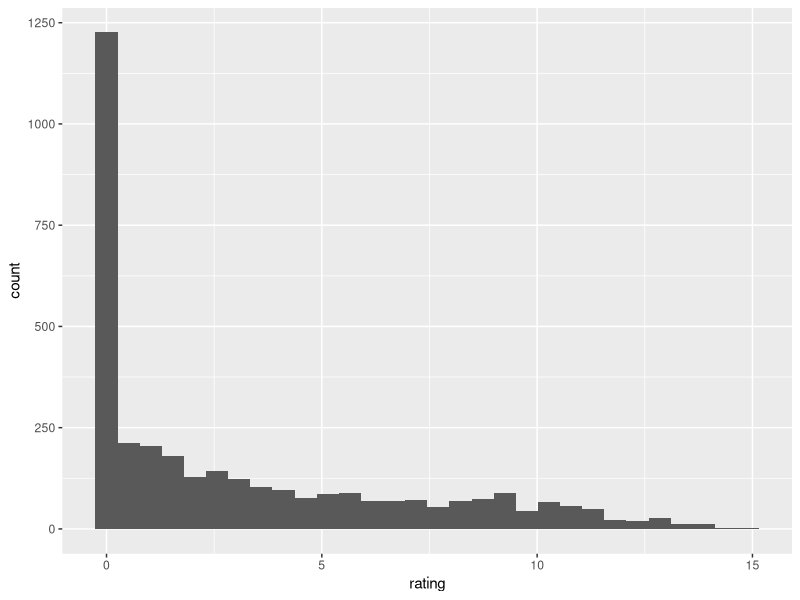
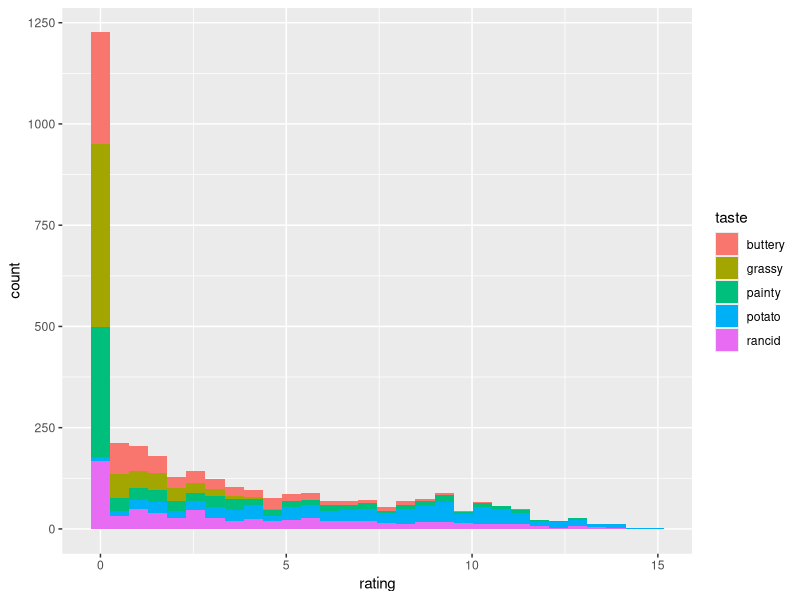
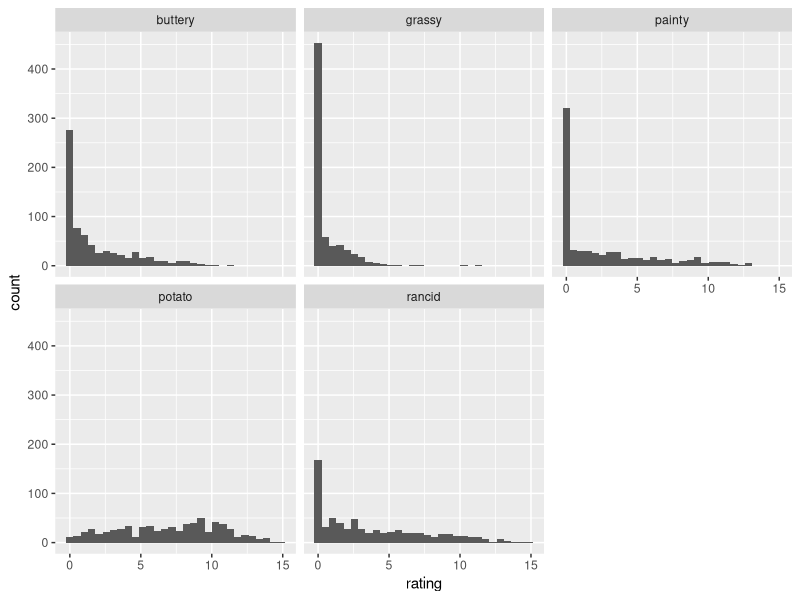
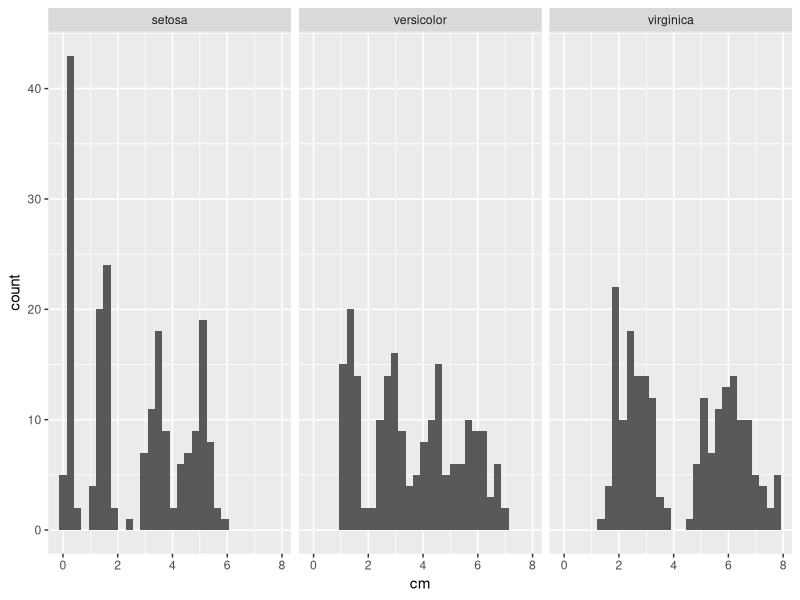
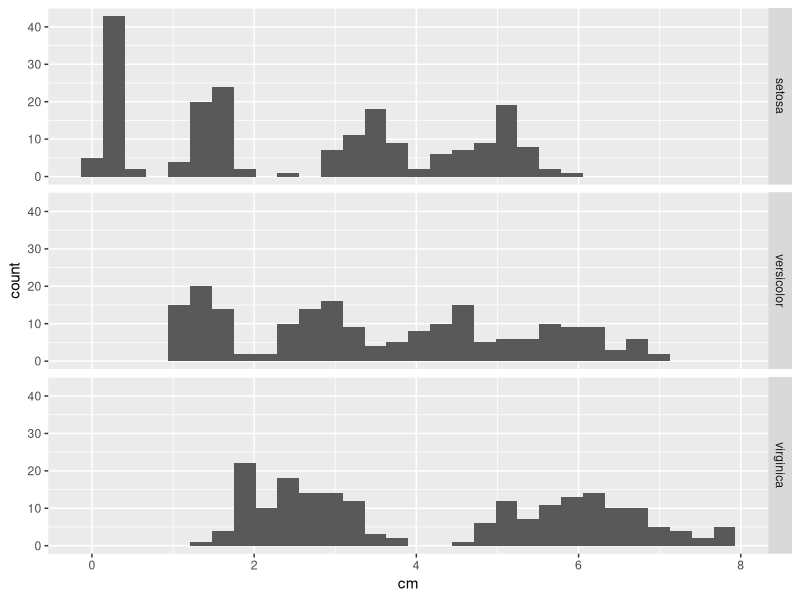
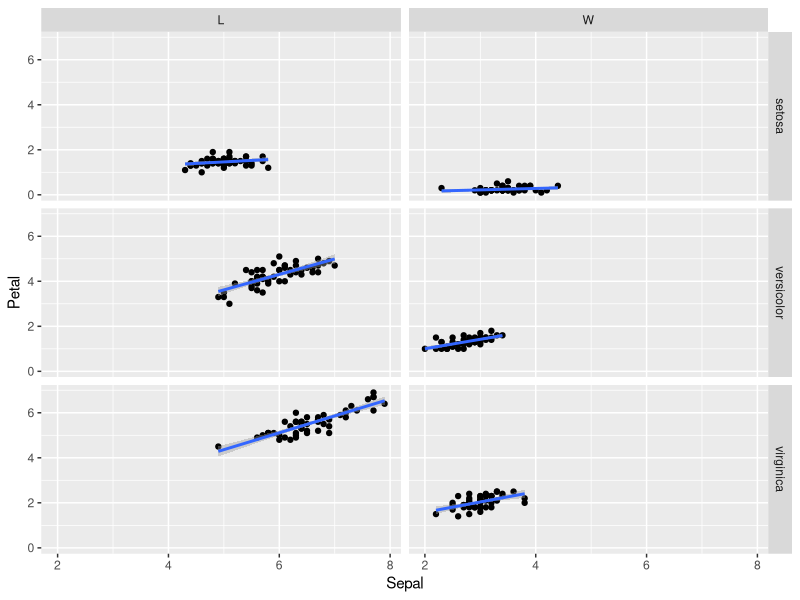
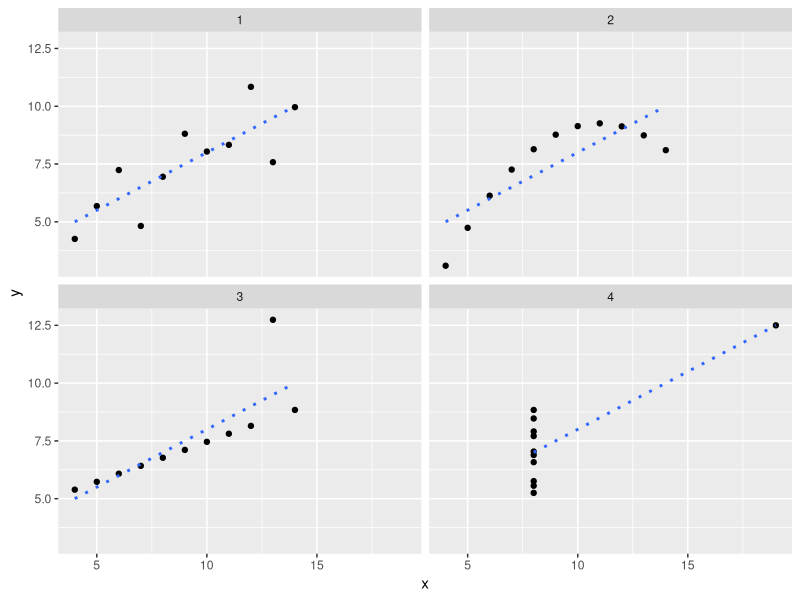
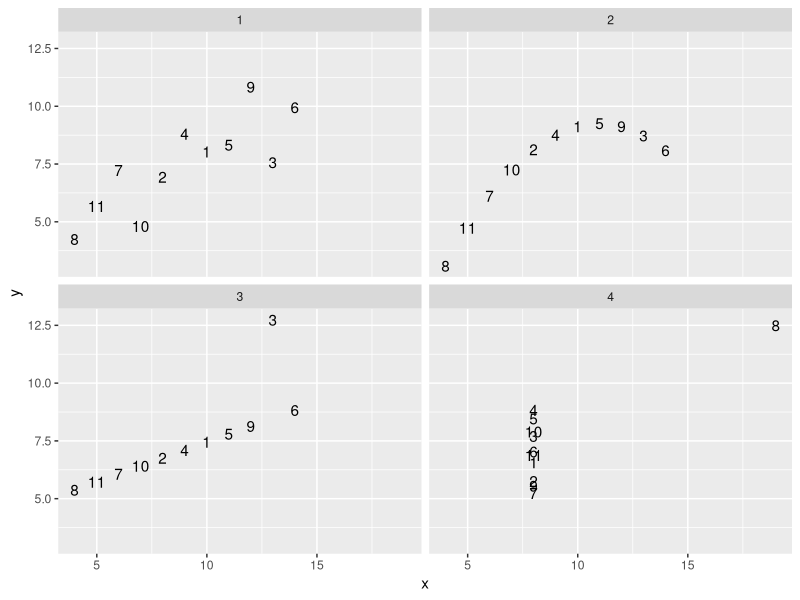

Here is the R script that generated these plots, in order:
## ---- chunk 1
library(dplyr)
library(ggplot2)
library(reshape2)
library(tidyr)

myiris <- iris
myiris$plant <- 1:nrow(myiris)

# get into long format
myiris.long1 <- melt(myiris)
myiris.long1 <- melt(myiris, id.vars = "Species")
myiris.long1 <- melt(myiris, measure.vars = 1:4)

myiris.long1 <- melt(myiris, measure.vars = c("Sepal.Length", "Sepal.Width", "Petal.Length", "Petal.Width"), value.name = "cm")

head(myiris.long1)

myiris.long2 <- gather(myiris, variable, cm, Sepal.Length:Petal.Width)
head(myiris.long2)

myiris.long.clean <- separate(myiris.long2, variable, c("flower.part", "dimension"), sep = "\\.")
head(myiris.long.clean)
summary(myiris.long.clean)
?strsplit

# rename factor levels
myiris.tidy <- myiris.long.clean
myiris.tidy$dimension <- as.factor(myiris.tidy$dimension)

levels(myiris.tidy$dimension) <- c("L", "W")
summary(myiris.tidy)

mysleep <- sleep

codes <- c("Bob", "Susan", "Jimmy", "Cora", "Daphne", "Ronan", "Scott", "David Bowie", "Ziggy", "Major Tom")

IDs <- c("1", "2", "3", "4", "5", "6", "7", "8", "9", "10")

code.book <- data.frame(old = IDs, new = codes, stringsAsFactors = FALSE)

mysleep.subset <- filter(mysleep, !ID %in% c("3", "6")) %>% droplevels()
summary(mysleep.subset)

summary(code.book)

mysleep.subset$ID <- as.character(mysleep.subset$ID)

colnames(code.book) <- c("ID", "newID")

mysleep.subset <- merge(mysleep.subset, code.book)

xtabs(~ ID + newID, mysleep.subset)
## ---- chunk 2
myff <- french_fries

myff.long <- gather(myff, taste, rating, potato:painty)

baseplot <- ggplot(myff.long, aes(x = rating))

baseplot + geom_histogram()

baseplot + geom_histogram(aes(fill = taste))

baseplot + geom_histogram() + facet_wrap(~ taste)

head(myiris.tidy)

ggplot(myiris.tidy, aes(x = cm)) + geom_histogram() + facet_wrap(~ Species)

ggplot(myiris.tidy, aes(x = cm)) + geom_histogram() + facet_grid(Species ~ .)

myiris.wide <- dcast(myiris.tidy, plant + Species + dimension ~ flower.part, value.var = "cm")

ggplot(myiris.wide, aes(Sepal, Petal)) + geom_point() + geom_smooth(method = "lm") + facet_grid(Species ~ dimension)

## ---- chunk 3
myanscombe <- anscombe
myanscombe$obs <- 1:nrow(myanscombe)

ans.melt <- melt(myanscombe, measure.vars = 1:8)

ans.melt$newvar <- gsub("(\\d)", "_\\1", ans.melt$variable)

ans.melt <- separate(ans.melt, newvar, c("dimension", "plot"), sep = "_")

ans.cast <- dcast(ans.melt, obs + plot ~ dimension, value.var = "value")

ggplot(ans.cast, aes(x, y)) + geom_point() + geom_smooth(method = "lm", se = FALSE, linetype = 3) + facet_wrap(~ plot)

## ---- chunk 4
ggplot(ans.cast, aes(x, y)) + geom_text(aes(label = obs)) +  facet_wrap(~ plot) #+ geom_point()

## ---- chunk 5
mysleep.means <- dcast(mysleep, group ~ ., value.var = "extra", fun.aggregate = mean)

mysleep.means2 <- group_by(mysleep, group) %>% summarize(meanExtra = mean(extra))

ggplot(mysleep.means2, aes(1, meanExtra)) + geom_bar(stat = "identity", aes(fill = group), position = "dodge") 


## ---- chunk 6

mysleep.means2 <- group_by(mysleep, group) %>% summarize(meanExtra = mean(extra), sdExtra = sd(extra), N = length(extra))

ggplot(mysleep.means2, aes(group, meanExtra)) + geom_bar(stat = "identity", aes(fill = group)) + geom_errorbar(aes(ymax = meanExtra + 1.96*(sdExtra/sqrt(N)), ymin = meanExtra - 1.96*(sdExtra/sqrt(N))))

